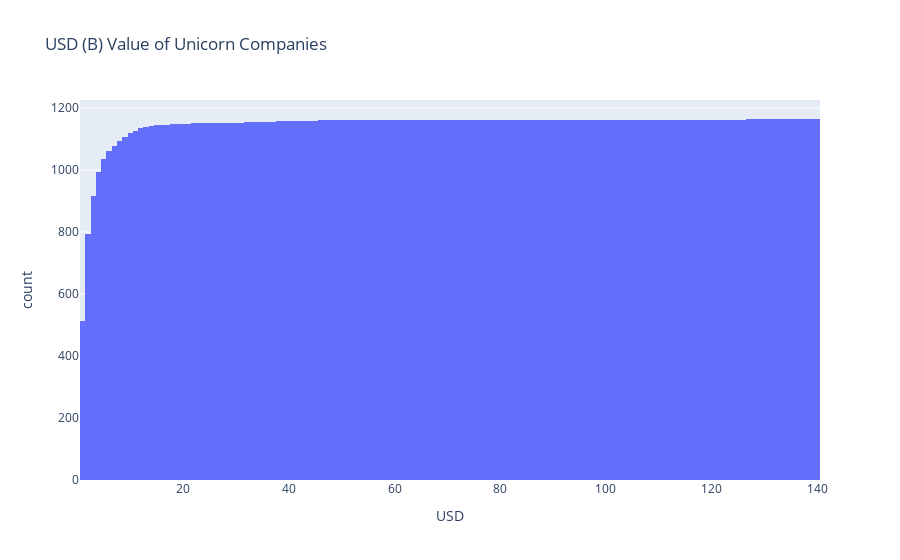

Write notebook code for a chart like this one.
### Code cell
fig = px.histogram(df, x="USD",title = 'USD (B) Value of Unicorn Companies', cumulative = True )
fig.show()
print ("The USD Value is less than 20 Billion $ for 1140 company out of 1152! ")

### Figure 1 — Plotly figure (JSON) as saved in the notebook; plotly's stock layout.template omitted (floating-point values rounded to 4 significant figures; data arrays with more than 128 entries replaced by an {"elided": "..."} marker saying what was removed)
{"data": [{"alignmentgroup": "True", "bingroup": "x", "cumulative": {"enabled": true}, "hovertemplate": "USD=%{x}<br>count=%{y}<extra></extra>", "legendgroup": "", "marker": {"color": "#636efa", "pattern": {"shape": ""}}, "name": "", "offsetgroup": "", "orientation": "v", "showlegend": false, "type": "histogram", "x": {"elided": "1165 float values"}, "xaxis": "x", "yaxis": "y"}], "layout": {"barmode": "relative", "legend": {"tracegroupgap": 0}, "title": {"text": "USD (B) Value of Unicorn Companies"}, "xaxis": {"anchor": "y", "domain": [0, 1], "title": {"text": "USD"}}, "yaxis": {"anchor": "x", "domain": [0, 1], "title": {"text": "count"}}}}
